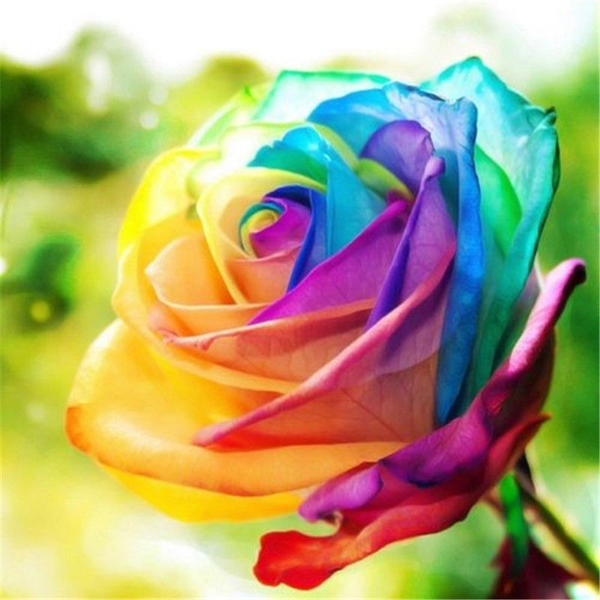
#> input picture Lab1/Imagini/SavedFlower.jpg, 600 x 600 px, given in place of Flower.jpg, which was not available
$ python Lab1.py
#> lines starting #> are read from the running program, lines starting #| are printed output that depends on the picture; after the words box and inside, x2 and y2 are one past the last pixel; in counts of white or black regions, pixels touching at a corner belong together; pictures that were not available may be replaced by others from this repository, and a replacement may not be noted
import cv2
import os

# Image path
image_path = r'Flower.jpg'
# Image directory
directory = r'./Imagini'

# Image read
img = cv2.imread(image_path)
#> img is the input picture: shape (600, 600, 3); mean B, G, R 117.1, 164.9, 172.5
if img is None:
    print("Image not exist")
    exit()

cv2.imshow('Image', img)
key = cv2.waitKey(0)
#> (key Esc is pressed here)
if key == 27:  # if ESC is pressed, exit
    cv2.destroyAllWindows()

# Image print
print("Before saving image:")
print(os.listdir(directory))

# Save new image
filename = 'SavedFlower.jpg'
cv2.imwrite(os.path.join(directory, filename), img)
print("After saving image:")
print(os.listdir(directory))
print('Successfully saved')

#Color Image to GrayScale Image
gray =cv2.cvtColor(img,cv2.COLOR_BGR2GRAY)
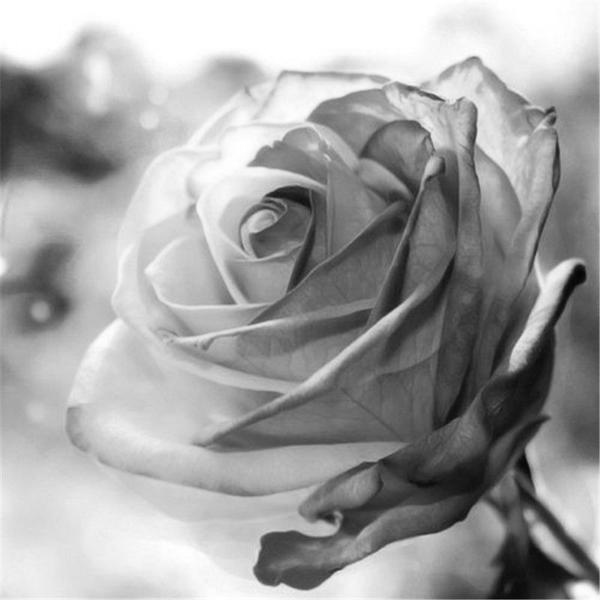
#> gray: shape (600, 600); min 4, max 255, mean 161.7
cv2.imshow('Gray image',gray )
key = cv2.waitKey()
#> (key Esc is pressed here)

filename = 'SavedFlowerGray.jpg'
cv2.imwrite(os.path.join(directory, filename), gray)
print("After saving image:")
print(os.listdir(directory))
print('Successfully saved')


#Black&white Image
(thresh,BlackAndWhiteImage) = cv2.threshold (gray,150,255,cv2.THRESH_BINARY)
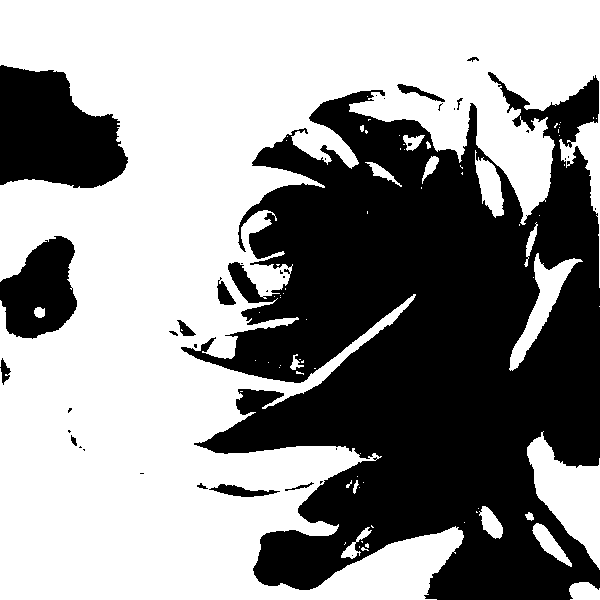
#> BlackAndWhiteImage: shape (600, 600); 57.8% white; 37 black regions (23 under 20 px), largest, box (x1, y1, x2, y2) and area: (181, 72, 600, 600) 133651, (0, 65, 128, 188) 11464, (0, 236, 77, 339) 5377
cv2.imshow( 'Black white image ', BlackAndWhiteImage)
key = cv2.waitKey()
#> (key Esc is pressed here)

filename = 'SavedFlowerBlackAndWhite.jpg'
cv2.imwrite(os.path.join(directory, filename), BlackAndWhiteImage)
print("After saving image:")
print(os.listdir(directory))
print('Successfully saved')

$ run again, on Lab3/Imagini/Negative_img.jpg
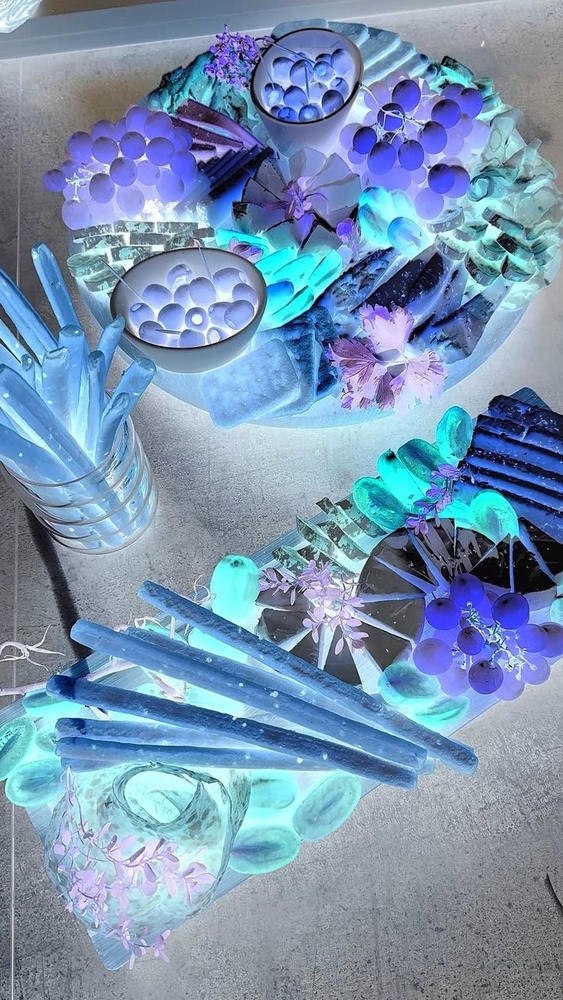
#> input picture Lab3/Imagini/Negative_img.jpg, 563 x 1000 px, shrunk from 736 x 1308 before the run, given in place of Flower.jpg, which was not available
#> img is the input picture: shape (1000, 563, 3); mean B, G, R 178.3, 148.8, 121.1
#> `gray =cv2.cvtColor(img,cv2.COLOR_BGR2GRAY)`:
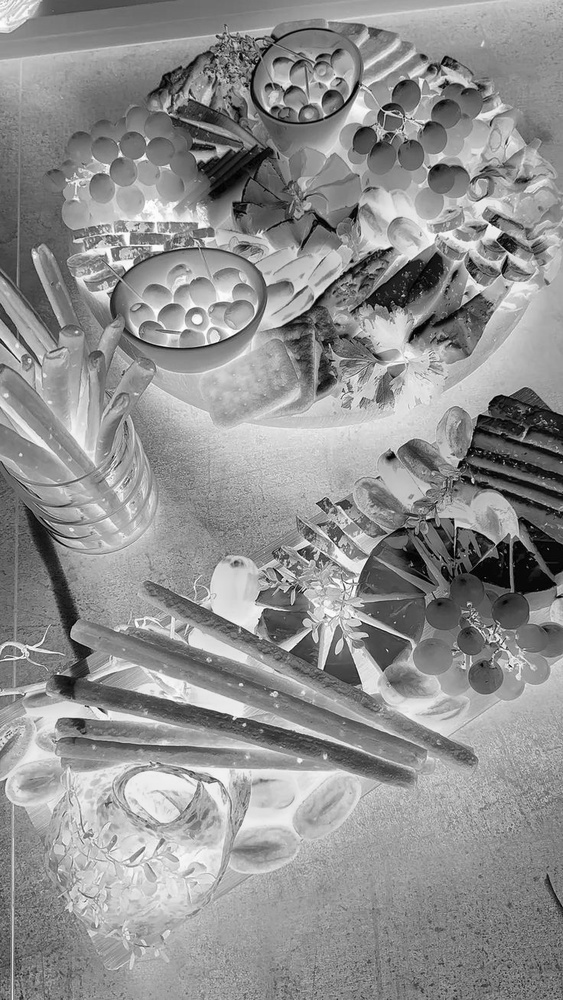
#> gray: shape (1000, 563); min 0, max 255, mean 143.9
#> `(thresh,BlackAndWhiteImage) = cv2.threshold (gray,150,255,cv2.THRESH_B..`:
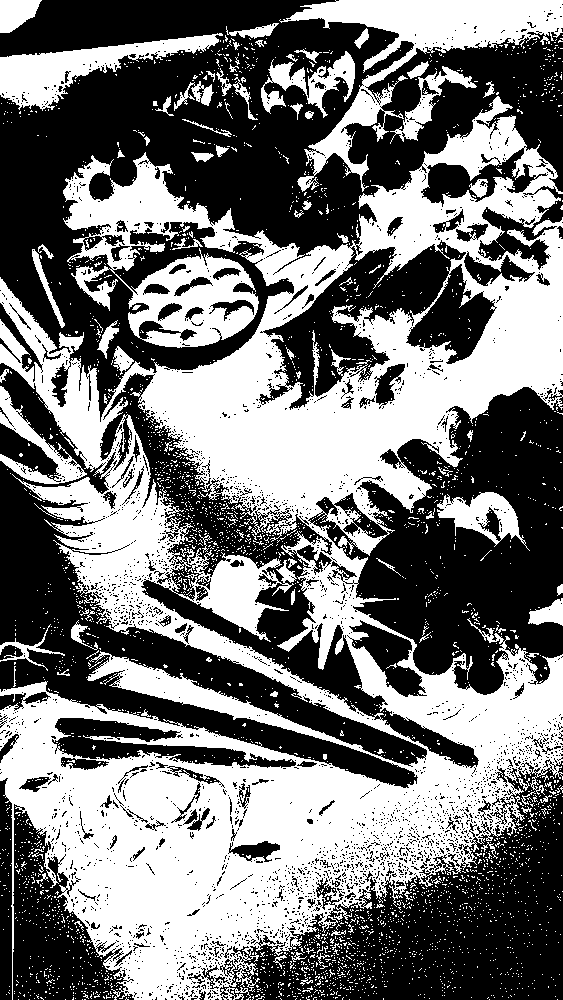
#> BlackAndWhiteImage: shape (1000, 563); 46.5% white; 3237 white regions (3138 under 20 px), largest, box (x1, y1, x2, y2) and area: (0, 96, 563, 1000) 218605, (279, 0, 563, 192) 13122, (0, 33, 223, 111) 5831
